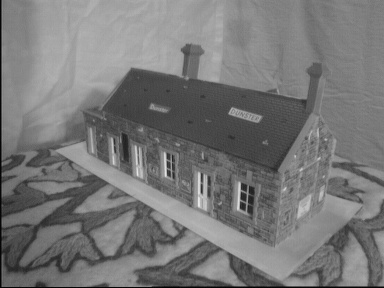
%> input picture Assignment/hw3/hw3/data/part2/house1.jpg, 384 x 288 px
$ octave main.m   (GNU Octave 9; MATLAB toolbox functions it lacks are replaced by stand-ins)
%> lines starting %> are read from the running program, lines starting %| are printed output that depends on the picture
### Assignment/hw3/hw3/data/part2/localFeatures.m
function [ features ] = localFeatures(img, r, centers )

    n = size(centers,1);
    features = zeros(n, (2*r + 1)*(2*r + 1));

    padd = zeros(2*r + 1);
    padd(r + 1, r + 1) = 1;

    Img2 = imfilter(img, padd, 'replicate', 'full');

    for i=1:n
        rows = centers(i,2) : centers(i,2) + 2*r;
        cols = centers(i,1) : centers(i,1) + 2*r;

        neighbours = Img2(rows, cols);
        flattenedFeatures = neighbours(:);
        features(i,:) = flattenedFeatures;
    end
    features = zscore(features')';
end

### Assignment/hw3/hw3/data/part2/dist2.m
function n2 = dist2(x, c)
% DIST2	Calculates squared distance between two sets of points.
% Adapted from Netlab neural network software:
% http://www.ncrg.aston.ac.uk/netlab/index.php
%
%	Description
%	D = DIST2(X, C) takes two matrices of vectors and calculates the
%	squared Euclidean distance between them.  Both matrices must be of
%	the same column dimension.  If X has M rows and N columns, and C has
%	L rows and N columns, then the result has M rows and L columns.  The
%	I, Jth entry is the  squared distance from the Ith row of X to the
%	Jth row of C.
%
%
%	Copyright (c) Ian T Nabney (1996-2001)

[ndata, dimx] = size(x);
[ncentres, dimc] = size(c);
if dimx ~= dimc
	error('Data dimension does not match dimension of centres')
end

n2 = (ones(ncentres, 1) * sum((x.^2)', 1))' + ...
  ones(ndata, 1) * sum((c.^2)',1) - ...
  2.*(x*(c'));

% Rounding errors occasionally cause negative entries in n2
if any(any(n2<0))
  n2(n2<0) = 0;
end

### Assignment/hw3/hw3/data/part2/featureMatch.m
function [ img1Ids, img2Ids] = featureMatch( nMatches, features1, features2)

    distances = dist2(features1, features2);
    [~,distance_idx] = sort(distances(:), 'ascend');
    nBest = distance_idx(1:nMatches);
    [rows, cols] = ind2sub(size(distances), nBest);
    img1Ids = rows;
    img2Ids = cols;
end

### Assignment/hw3/hw3/data/part2/estimateFundamental.m
function [ F, inlierIndices ] = estimateFundamental( matches)


    nIterations = 200;
    subsetSize = 8;
    inlierDistanceThreshold = 35;
    minInlierRatio = 20/size(matches,1);

    [F, inlierIndices] = ransac(nIterations, subsetSize, inlierDistanceThreshold, minInlierRatio, matches);

    disp('Number of inliers:');
    disp(length(inlierIndices));
    disp('Mean Residual of Inliers is:');
    display(mean(calcResiduals(F,matches(inlierIndices,:))));
end

### Assignment/hw3/hw3/data/part2/ransac.m
function [ bestFitModel, inlierIndices ] = ransac(iterations, subsetSize, inlierDistanceThreshold, minInlierRatio, matches)

[n, ~] = size(matches);
nInliers = zeros(iterations,1);
allModels = {};

for i = 1 :iterations

    subIndices = randsample(n, subsetSize);
    matches_subset = matches(subIndices, :);


    model = fitFundamental(matches_subset, true);

    residualErrors = calcResiduals(model, matches);

    inlierIndices = find(residualErrors < inlierDistanceThreshold);

    nInliers(i) = length(inlierIndices);

    currentInlierRatio = nInliers(i)/n;
    if currentInlierRatio >=  minInlierRatio
        matches_inliers = matches(inlierIndices, :);
        allModels{i} = fitFundamental(matches_inliers, true);
    end
end

bestIteration = find(nInliers == max(nInliers));
bestIteration = bestIteration(1);
bestFitModel = allModels{bestIteration};

residualErrors = calcResiduals(bestFitModel, matches);
inlierIndices = find(residualErrors < inlierDistanceThreshold);
end

### Assignment/hw3/hw3/data/part2/cart2homo.m
function homoCoord = cart2homo(cCoord)

    [numCoordinates, dimension] = size(cCoord);
    homoCoord = ones(numCoordinates, dimension+1);
    homoCoord(:,1 : dimension) = cCoord(:,1:dimension);
end

### Assignment/hw3/hw3/data/part2/normalizeCoordinates.m
function [ transform, normCoord ] = normalizeCoordinates( hCoord)

    center = mean(hCoord(:,1:2));

    offset = eye(3);
    offset(1,3) = -center(1);
    offset(2,3) = -center(2);

    sX= max(abs(hCoord(:,1)));
    sY= max(abs(hCoord(:,2)));

    scale = eye(3);
    scale(1,1)=1/sX;
    scale(2,2)=1/sY;

    transform = scale * offset;
    normCoord = (transform * hCoord')';
end

### Assignment/hw3/hw3/data/part2/fitFundamental.m
function [ F ] = fitFundamental( matches, boolNormalize)

    x1 = cart2homo( matches(:,1:2) );
    x2 = cart2homo( matches(:,3:4) );

    if boolNormalize
        [transform_1, x1_norm] = normalizeCoordinates(x1);
        [transform_2, x2_norm] = normalizeCoordinates(x2);
        x1 = x1_norm;
        x2 = x2_norm;
    end

    u1 = x1(:,1);
    v1 = x1(:,2);
    u2 = x2(:,1);
    v2 = x2(:,2);

    temp = [ u2.*u1, u2.*v1, u2, v2.*u1, v2.*v1, v2, u1, v1, ones(size(matches,1), 1)];

    [~,~,V] = svd(temp);
    f_vec = V(:,end);

    F = reshape(f_vec, 3,3);
    F = rank2Constraint(F);

    if boolNormalize
        F = transform_2' * F * transform_1;
    end
end

### Assignment/hw3/hw3/data/part2/rank2Constraint.m
function [ rank2_mat ] = rank2Constraint( mat )

    [U, S, V] = svd(mat);
    S(end) = 0;
    rank2_mat = U*S*V';
end

### Assignment/hw3/hw3/data/part2/calcResiduals.m
function residuals = calcResiduals(F, matches)

    nMatches = size(matches,1);
    L = (F * [matches(:,1:2) ones(nMatches,1)]')';
    L = L ./ repmat(sqrt(L(:,1).^2 + L(:,2).^2), 1, 3);
    dist = sum(L .* [matches(:,3:4) ones(nMatches,1)],2);

    residuals = abs(dist);
end

### Assignment/hw3/hw3/data/part2/getCamCenter.m
function [ cameraCenter ] = getCamCenter( cameraMatrix)
    [~, ~, V] = svd(cameraMatrix);
    cameraCenter = V(:,end);
    cameraCenter = homo_2_cart(cameraCenter');
end

### Assignment/hw3/hw3/data/part2/homo_2_cart.m
function Q_cart = homo_2_cart(Q_homo)


    dimension = size(Q_homo, 2) - 1;
    normCoord = bsxfun(@rdivide,Q_homo,Q_homo(:,end));
    Q_cart = normCoord(:,1:dimension);
end

### Assignment/hw3/hw3/data/part2/plot_triangulation.m
function plot_triangulation( triangPoints, camCenter1, camCenter2 )

    figure; axis equal;  hold on;
    plot3(-triangPoints(:,1), triangPoints(:,2), triangPoints(:,3), '.r');
    plot3(-camCenter1(1), camCenter1(2), camCenter1(3),'*g');
    plot3(-camCenter2(1), camCenter2(2), camCenter2(3),'*b');
    grid on; xlabel('x'); ylabel('y'); zlabel('z'); axis equal;

end

### Assignment/hw3/hw3/data/part2/main.m
clear;
close all;
I1 = rgb2gray(imread('house1.jpg'));
%> I1: size 288x384 uint8; min 0, max 232, mean 119.2
I2 = rgb2gray(imread('house2.jpg'));
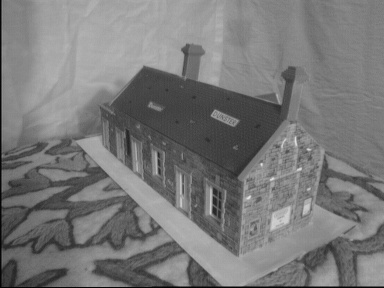
%> input picture Assignment/hw3/hw3/data/part2/house2.jpg, 384 x 288 px
%> I2: size 288x384 uint8; min 0, max 229, mean 120.7
matches = load('house_matches.txt');
normalize = true;

N = size(matches,1);

% [8 lines of commented-out code are left out]
F = fitFundamental(matches, normalize); % this is a function that you should write
L = (F * [matches(:,1:2) ones(N,1)]')'; % transform points from
% the first image to get epipolar lines in the second image

% find points on epipolar lines L closest to matches(:,3:4)
L = L ./ repmat(sqrt(L(:,1).^2 + L(:,2).^2), 1, 3); % rescale the line
pt_line_dist = sum(L .* [matches(:,3:4) ones(N,1)],2);
closest_pt = matches(:,3:4) - L(:,1:2) .* repmat(pt_line_dist, 1, 2);

% find endpoints of segment on epipolar line (for display purposes)
pt1 = closest_pt - [L(:,2) -L(:,1)] * 10; % offset from the closest point is 10 pixels
pt2 = closest_pt + [L(:,2) -L(:,1)] * 10;

% [6 lines of commented-out code are left out]


[h1, w1] = size(I1);
%> h1 = 288; w1 = 384
[h2, w2] = size(I1);
%> h2 = 288; w2 = 384

C1 = corner(I1,'Harris',500);
%> C1 = 216 rows, first 12: [242 202; 242 192; 202 194; 241 209; 168 170; 168 176; 168 162; 3 287; 246 202; 242 184; 247 192; 246 211]
C2 = corner(I2,'Harris',500);
%> C2 = 398 rows, first 12: [262 164; 214 207; 214 197; 212 214; 308 150; 301 169; 212 116; 251 197; 216 111; 158 174; 271 180; 339 285]

% [7 lines of commented-out code are left out]

neighbourRadius = 21;

features1 = localFeatures(I1,neighbourRadius,C1);
%> in localFeatures, `n = size(centers,1);`: n = 216
%> in localFeatures, `features = zeros(n, (2*r + 1)*(2*r + 1));`: features: size 216x1849 double; every value is 0
%> after the loop in localFeatures, `for i=1:n`:
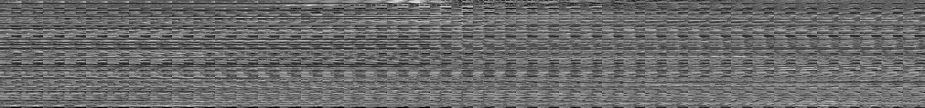
%> features: size 216x1849 double (shown at 1/2 size); min 0, max 232, mean 105.8
%> in localFeatures, `features = zscore(features')';`:
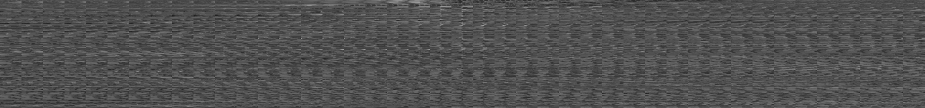
%> features: size 216x1849 double (shown at 1/2 size); min -4.32, max 9.3, mean -1.23e-17; drawn with min black and max white
features2 = localFeatures(I2,neighbourRadius,C2);
%> call 2 of localFeatures, with r = 21
%> in localFeatures (call 2), `n = size(centers,1);`: n = 398
%> in localFeatures (call 2), `features = zeros(n, (2*r + 1)*(2*r + 1));`: features: size 398x1849 double; every value is 0
%> in localFeatures (call 2), `Img2 = imfilter(img, padd, 'replicate', 'full');`:
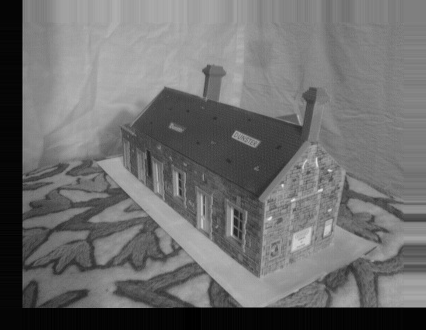
%> Img2: size 330x426 uint8; min 0, max 229, mean 109.6
%> after the loop in localFeatures (call 2), `for i=1:n`:
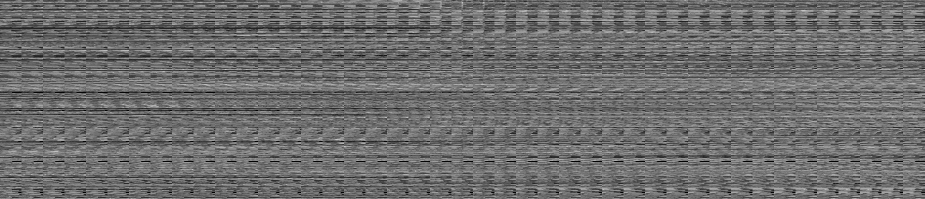
%> features: size 398x1849 double (shown at 1/2 size); min 0, max 229, mean 108.7

nMatches = 300;
[ img1Ids, img2Ids] = featureMatch(nMatches, features1, features2);
%> in dist2, `n2 = (ones(ncentres, 1) * sum((x.^2)', 1))' + ones(ndata, 1) * sum((c...`:
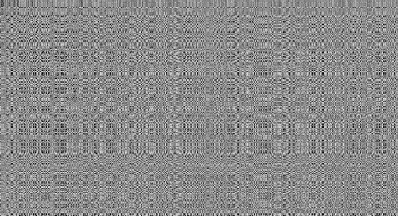
%> n2: size 216x398 double; min 120.7, max 6632.6, mean 3673.4; drawn with min black and max white
%> in featureMatch, `nBest = distance_idx(1:nMatches);`: nBest = 300 values, max 85268 at index 281, min 2393 at index 23, mean 32203.6
%> in featureMatch, `[rows, cols] = ind2sub(size(distances), nBest);`: rows = 300 values, max 216 at index 43, min 8 at index 173, mean 93.02; cols = 300 values, max 395 at index 61, min 12 at index 15, mean 149.7
%> in featureMatch, `img1Ids = rows;`: img1Ids has the same summary as rows
%> in featureMatch, `img2Ids = cols;`: img2Ids has the same summary as cols
%> img1Ids has the same summary as rows in featureMatch; img2Ids has the same summary as cols in featureMatch

selectC1 = C1(img1Ids,:);
%> selectC1 = 300 rows, first 12: [283 286; 182 51; 132 69; 3 162; 187 45; 3 165; 110 286; 204 53; 374 285; 110 286; 3 228; 3 205]
selectC2 = C2(img2Ids,:);
%> selectC2 = 300 rows, first 12: [173 286; 182 50; 145 67; 3 192; 188 45; 3 192; 357 286; 205 53; 285 285; 285 285; 3 208; 3 157]

% [18 lines of commented-out code are left out]

F = estimateFundamental( [selectC1 selectC2]);
%> in estimateFundamental, `minInlierRatio = 20/size(matches,1);`: minInlierRatio = 0.0667
%> in ransac, `[n, ~] = size(matches);`: n = 300
%> the loop in ransac, `for i = 1 :iterations` made 200 passes
%> subIndices on pass 1: [254 228 128 80 156 125 237 96]
%| 282
%| 4.9430


camMatrix1 = load('house1_camera.txt');
camCenter1 = getCamCenter(camMatrix1);

camMatrix2 = load('house2_camera.txt');
camCenter2 = getCamCenter(camMatrix2);

%homogenize the coordinates
x1 = cart2homo(matches(:,1:2));
x2 = cart2homo(matches(:,3:4));
numMatches = size(x1,1);
triangPoints = zeros(numMatches, 3);
projPointsImg1 = zeros(numMatches, 2);
projPointsImg2 = zeros(numMatches, 2);


for i = 1:numMatches
    pt1 = x1(i,:);
    pt2 = x2(i,:);
    crossProductMat1 = [  0   -pt1(3)  pt1(2); pt1(3)   0   -pt1(1); -pt1(2)  pt1(1)   0  ];
    crossProductMat2 = [  0   -pt2(3)  pt2(2); pt2(3)   0   -pt2(1); -pt2(2)  pt2(1)   0  ];
    Eqns = [ crossProductMat1*camMatrix1; crossProductMat2*camMatrix2 ];

    [~,~,V] = svd(Eqns);
    triangPointHomo = V(:,end)';
    triangPoints(i,:) = homo_2_cart(triangPointHomo);

    projPointsImg1(i,:) = homo_2_cart((camMatrix1 * triangPointHomo')');
    projPointsImg2(i,:) = homo_2_cart((camMatrix2 * triangPointHomo')');

end


plot_triangulation(triangPoints, camCenter1, camCenter2);
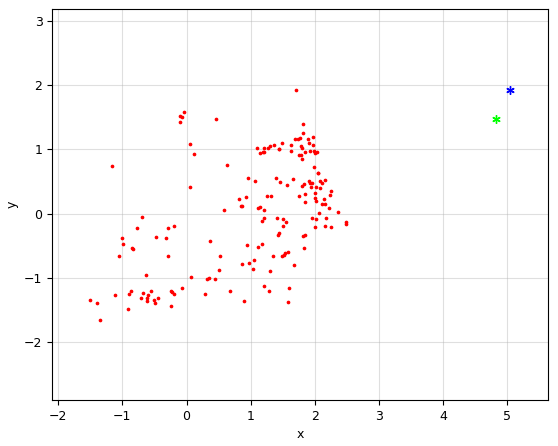
%> figure redrawn from the program's plot data

distances1 = diag(dist2(matches(:,1:2), projPointsImg1));
distances2 = diag(dist2(matches(:,3:4), projPointsImg2));
display(['Mean Residual 1: ', num2str(mean(distances1))]);
display(['Mean Residual 2: ', num2str(mean(distances2))]);
